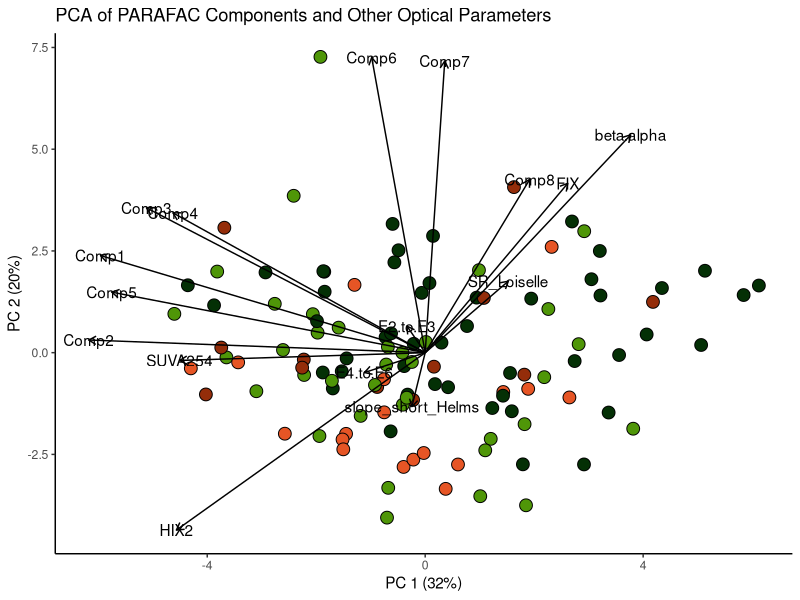
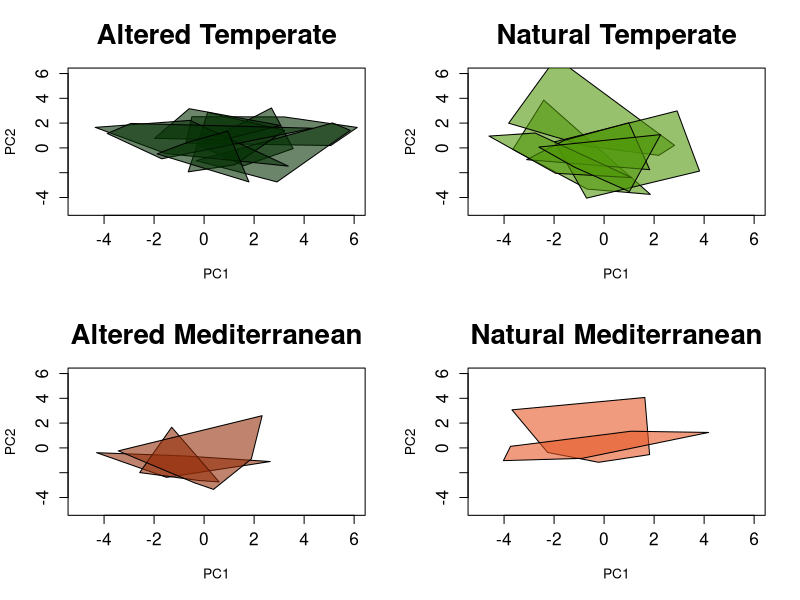
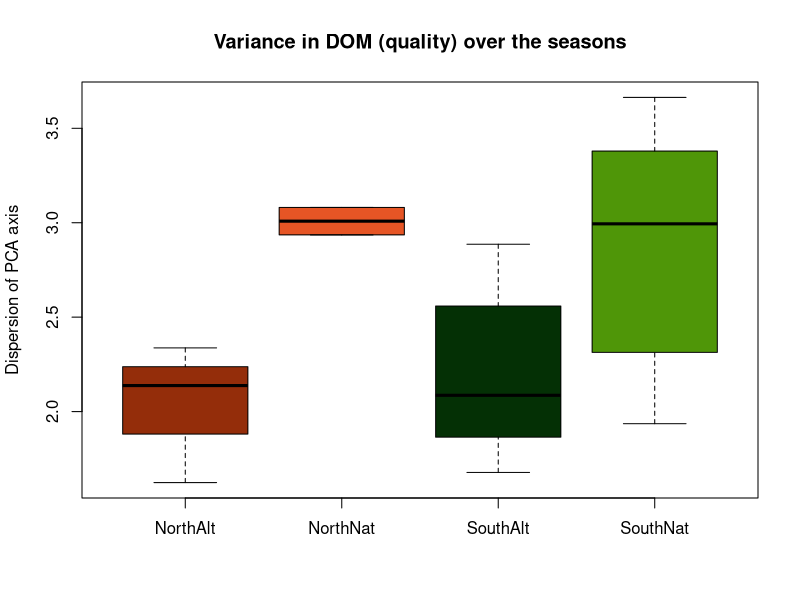
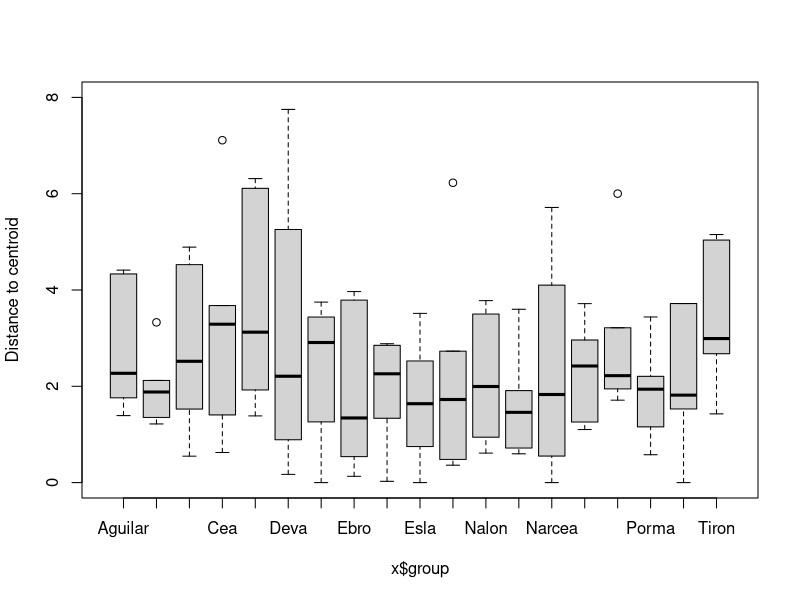
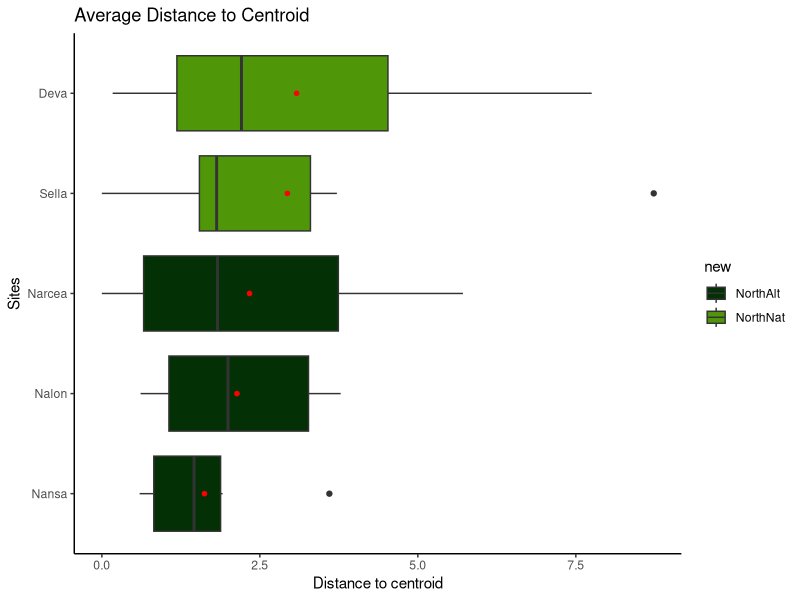
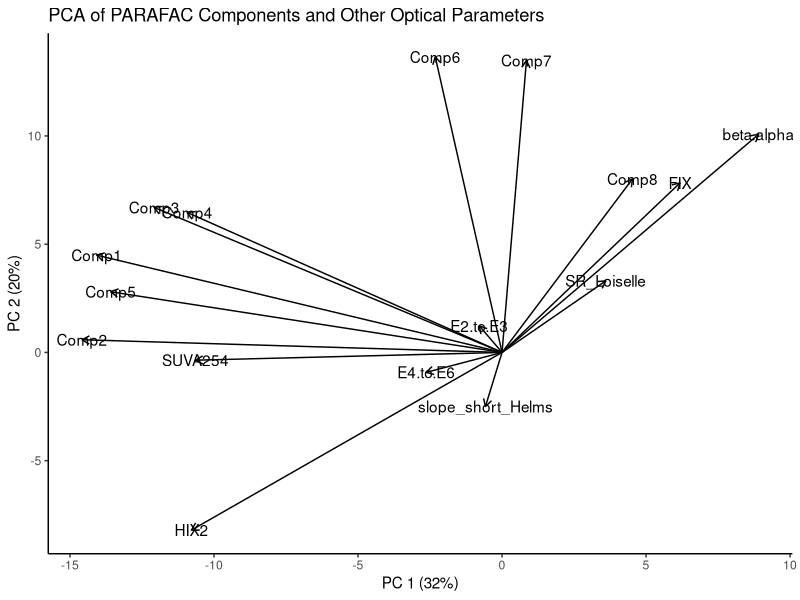
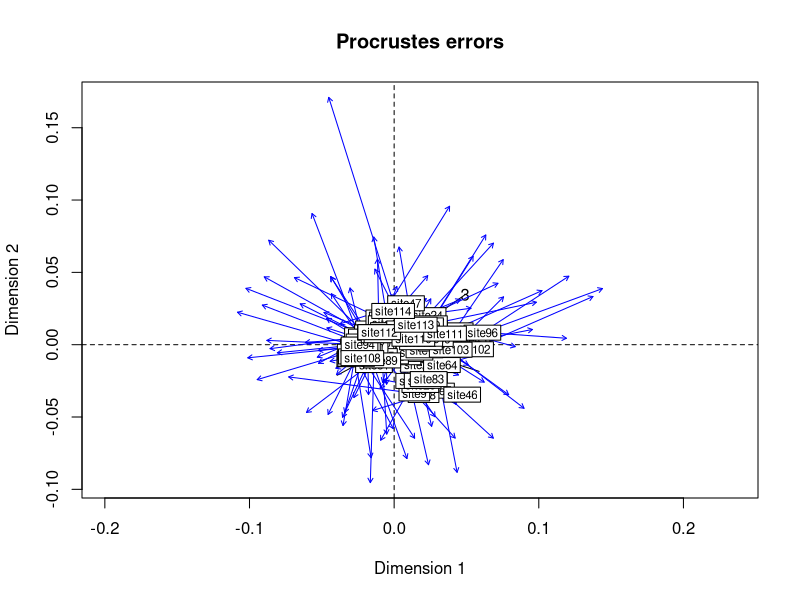
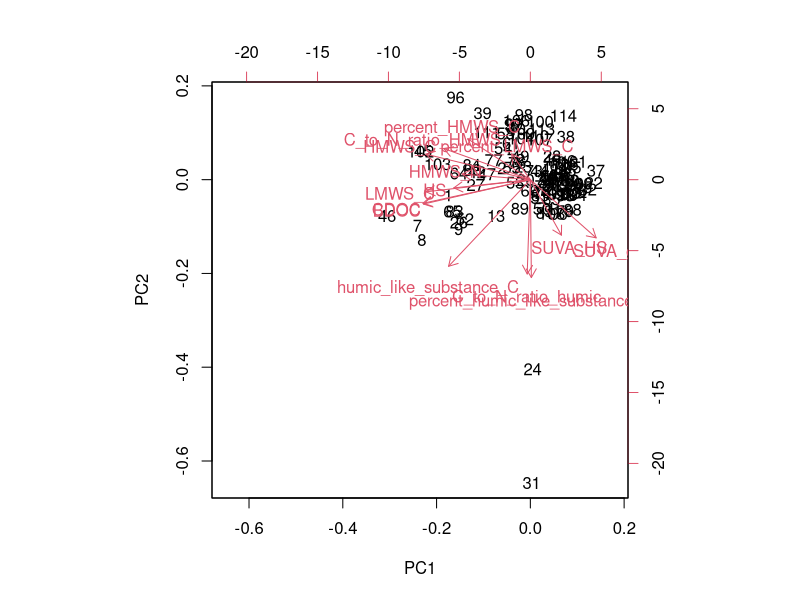

These figures' R source, in order: (Note: this script raises an error after producing the figures.)
library(tidyverse)
library(vegan)
library(geosphere)
library(lubridate)
library(tidyselect)
library(gridExtra)

#### Taking the data####
sample_loadings <- read_csv("denormalised_sample_loadings.csv")
sample_names <- read_csv("sample_name_site_match.csv")
site_info <- read_csv("site_summary.csv")

oct1<- read_delim("abs_data/oct.txt", delim=",") %>% cbind(campaign="oct") 
feb1<- read_delim("abs_data/feb.txt", delim=",") %>% cbind(campaign="feb")
apr1<- read_delim("abs_data/apr.txt", delim=",") %>% cbind(campaign="apr")
may1<- read_delim("abs_data/may.txt", delim=",") %>% cbind(campaign="may")
aug1<- read_delim("abs_data/aug.txt", delim=",") %>% cbind(campaign="aug")
dec1<- read_delim("abs_data/dec.txt", delim=",") %>% cbind(campaign="dec")

oct1$site <- as.character(lapply(oct1$site, str_sub, 1, -5))
apr1$site <- as.character(lapply(apr1$site, str_sub, 1, -5))

abs_data <- bind_rows(oct1,feb1, apr1, may1, aug1,dec1) %>%
  filter(!str_detect(site, "^Blank"))

abs_data <- abs_data %>%
  group_by(site,campaign) %>%
  summarise(DecAbsCoeff254=mean(DecAbsCoeff254, na.rm=T),
            FIX=mean(FIX, na.rm=T),
            FIX2=mean(FIX2, na.rm=T),
            HIX=mean(HIX, na.rm=T), #took (, trim=0.20) out for now cause porma december and tiron october results looks weird. 
            HIX2=mean(HIX2, na.rm=T),
            beta.alpha=mean(beta.alpha, na.rm=T),
            DecAbsCoeff420=mean(DecAbsCoeff420, na.rm=T),
            DecAbsCoeff430=mean(DecAbsCoeff430, na.rm=T),
            DecAbsCoeff436=mean(DecAbsCoeff436, na.rm=T),
            E2.to.E3=mean(E2.to.E3, na.rm=T), #I took out manually two data points of this (Tiron1C May and Sella1B 2B in August)
            E4.to.E6=mean(E4.to.E6, na.rm=T), 
            slope_classic=mean(slope_classic, na.rm=T),
            slope_lm=mean(slope_lm, na.rm=T),
            slope_short_Loiselle=mean(slope_short_Loiselle, na.rm=T),
            slope_short_Helms=mean(slope_short_Helms, na.rm=T),
            SR_Loiselle=mean(SR_Loiselle, na.rm=T),
            SR_Helms=mean(SR_Helms, na.rm=T))

LC_OCD <- read_csv("meta_file.csv")
meta_sum_optical <- left_join(LC_OCD,abs_data, by=c("site","campaign"))

# Converting the sample names without the index numbers - wouldn't need it if data were named with 000
sample_loadings$sample_code <- str_sub(sample_loadings$sample, 1, 13)
a <- str_split_fixed(sample_loadings$sample_code, "[_]", n=4)
sample_loadings$sample_code <- paste(a[,1], a[,2],a[,3], sep = "_")
sample_loadings$sample_code <- as.character(sample_loadings$sample_code)
sample_names$sample_code <- as.character(sample_names$sample_code)

##### Binding the data frames ####
meta_component_data <- left_join(sample_loadings, sample_names,by="sample_code")
meta_component_data <- meta_component_data %>%
  filter(site!="Carrion")

meta_sum_optical <- meta_sum_optical %>%
  filter(site!="Carrion")

sample_names <- sample_names %>%
  filter(site!="Carrion")

#mean averaged data of the component loadings
data_sum <- meta_component_data %>%
  group_by(campaign,site) %>%
  summarise(
    Comp1=mean(Comp.1, na.rm=T),
    Comp2=mean(Comp.2, na.rm=T),
    Comp3=mean(Comp.3, na.rm=T),
    Comp4=mean(Comp.4, na.rm=T),
    Comp5=mean(Comp.5, na.rm=T),
    Comp6=mean(Comp.6, na.rm=T),
    Comp7=mean(Comp.7, na.rm=T),
    Comp8=mean(Comp.8, na.rm=T)
  )
data_sum <- left_join(data_sum, site_info, by="site")
data_sum$campaign <- as.character(data_sum$campaign)
data_sum <- left_join(data_sum, meta_sum_optical, by=c("site","campaign")) %>%
  mutate(
    SUVA254=DecAbsCoeff254/NPOC
  )

# CHOOSE WISELY HERE ACCORDING TO THE ANALYSIS YOU WANT TO DO
# Here I replace the under the detection limit values to the absolute detection limit
data_sum[["HMWS_C"]] <- str_replace_all(data_sum[["HMWS_C"]], c("<0,1"="NA","<0,01"="NA", "<0,02"="NA", "<0,06"="NA")) %>% as.double()
data_sum[["humic_like_substance_C"]] <- str_replace_all(data_sum[["humic_like_substance_C"]],c("<0,1"="NA","<0,01"="NA", "<0,02"="NA", "<0,06"="NA")) %>% as.double()
data_sum[["LMWS_C"]] <- str_replace_all(data_sum[["LMWS_C"]], c("<0,1"="NA","<0,01"="NA", "<0,02"="NA", "<0,06"="NA")) %>% as.double()
data_sum[["HMWS_N"]] <- str_replace_all(data_sum[["HMWS_N"]], c("<0,1"="NA","<0,01"="NA", "<0,02"="NA", "<0,06"="NA"))  %>% as.double()
data_sum[["HS"]] <- str_replace_all(data_sum[["HS"]],c("<0,1"="NA","<0,01"="NA", "<0,02"="NA", "<0,06"="NA")) %>% as.double()
data_sum[["SUVA_HS"]] <- str_replace_all(data_sum[["SUVA_HS"]], c("<0,1"="NA","<0,01"="NA", "<0,02"="NA", "<0,06"="NA"))  %>% as.double()
data_sum[["SUVA_ges"]] <- str_replace_all(data_sum[["SUVA_ges"]], c("<0,1"="NA","<0,01"="NA", "<0,02"="NA", "<0,06"="NA"))  %>% as.double()

# Or this 

#data_sum[["HMWS_C"]] <- str_replace_all(data_sum[["HMWS_C"]], c("<0,1"="0.1","<0,01"="0.01", "<0,02"="0.02", "<0,06"="0.06")) %>% as.double()
#data_sum[["humic_like_substance_C"]] <- str_replace_all(data_sum[["humic_like_substance_C"]],c("<0,1"="0.1","<0,01"="0.01", "<0,02"="0.02", "<0,06"="0.06")) %>% as.double()
#data_sum[["LMWS_C"]] <- str_replace_all(data_sum[["LMWS_C"]], c("<0,1"="0.1","<0,01"="0.01", "<0,02"="0.02", "<0,06"="0.06")) %>% as.double()
#data_sum[["HMWS_N"]] <- str_replace_all(data_sum[["HMWS_N"]], c("<0,1"="0.1","<0,01"="0.01", "<0,02"="0.02", "<0,06"="0.06"))  %>% as.double()
#data_sum[["HS"]] <- str_replace_all(data_sum[["HS"]],c("<0,1"="0.1","<0,01"="0.01", "<0,02"="0.02", "<0,06"="0.06")) %>% as.double()
#data_sum[["SUVA_HS"]] <- str_replace_all(data_sum[["SUVA_HS"]], c("<0,1"="0.1","<0,01"="0.01", "<0,02"="0.02", "<0,06"="0.06"))  %>% as.double()
#data_sum[["SUVA_ges"]] <- str_replace_all(data_sum[["SUVA_ges"]], c("<0,1"="0.1","<0,01"="0.01", "<0,02"="0.02", "<0,06"="0.06"))  %>% as.double()

#### PCA analysis ####
data_sum2 <- data_sum %>%
  select(campaign, site, Comp1, Comp2, Comp3, Comp4, Comp5, Comp6, Comp7, Comp8, BDOC, NPOC, SUVA254, 
         FIX, FIX2, HIX2, beta.alpha, slope_classic, slope_lm, slope_short_Helms, slope_short_Loiselle,
         SR_Helms, SR_Loiselle, E2.to.E3, E4.to.E6, DecAbsCoeff254, groups.x, new_design, new)

BDOC_normalised_components<- data_sum2 %>%
  mutate(Comp1=Comp1/NPOC,
         Comp2=Comp2/NPOC,
         Comp3=Comp3/NPOC,
         Comp4=Comp4/NPOC,
         Comp5=Comp5/NPOC,
         Comp6=Comp6/NPOC,
         Comp7=Comp7/NPOC,
         Comp8=Comp8/NPOC
         ) %>%
  select(starts_with("Comp"),NPOC, SUVA254, 
         FIX, FIX2, HIX2, beta.alpha, slope_classic, slope_lm, slope_short_Helms, slope_short_Loiselle,
         SR_Helms, SR_Loiselle, E2.to.E3, E4.to.E6, DecAbsCoeff254, campaign, site, groups.x, new_design, new)

BDOC_normalised_components[is.na(BDOC_normalised_components)] <- 0
data_sum2[is.na(data_sum2)] <- 0

DOC_variance_sum <- data_sum2 %>%
  group_by(site)%>%
  summarise(
    n=n(),
    variance_BDOC=var(BDOC, na.rm = T),
    variance_NPOC=var(NPOC, na.rm=T),
    groups=groups.x
  )

NPOC_var_plot <- ggplot(DOC_variance_sum) +
  theme_bw()+
  geom_boxplot(aes(x=variance_NPOC, y=groups), fill=c(col=c('#942D0A','#E65525', '#043005', "#4F9608")))+
  coord_flip()+
  labs(title="Seasonal NPOC variance per hydrological class", subtitle = "December is NaN")
#dev.new()
#png('Seasonal NPOC variance per hydrological class')
#NPOC_var_plot
#dev.off()

#pca_data <- data_sum2%>% #or put BDOC_normalised_components for the normalised comp analysis
  #select(starts_with("Comp"),BDOC.x, SUVA254, 
   #      FIX, HIX2, beta.alpha, DecAbsCoeff420, DecAbsCoeff430, DecAbsCoeff436, slope_classic, 
    #     E2.to.E3, E4.to.E6)
pca_data <- BDOC_normalised_components%>% #or put ddata_sum2 
  select(starts_with("Comp"), site, campaign,
        SUVA254, FIX, HIX2, beta.alpha, slope_short_Helms,SR_Loiselle,
        E2.to.E3, E4.to.E6)

wine.pca <- prcomp(pca_data[,-(9:10)], scale. = TRUE) 
summary(wine.pca)
group_types <- factor(c("TempAlt", "TempNat", "MedAlt", "MedNat"))

group_list <- vector("list")
for(i in seq_along(group_types)){
  group_list[[i]] <- site_info %>%
    select(site, Class, alteration, groups, Alteration_type, Catchment, new)%>%
    filter(groups==group_types[[i]]) %>%
    unique()
}
new_group_types <- factor(c("SouthAlt", "SouthNat", "NorthAlt", "NorthNat"))

group_list_new <- vector("list")
for(i in seq_along(new_group_types)){
  group_list_new[[i]] <- site_info %>%
    select(site, Class, alteration, groups, Alteration_type, Catchment, new)%>%
    filter(new==new_group_types[[i]]) %>%
    unique()
}

#### PCA with automated prcomp calcualted rotations ####
PCAloadings <- data.frame(Variables = rownames(wine.pca$rotation), wine.pca$rotation)
ggplot(data_sum, aes(x=wine.pca$x[,1], y=wine.pca$x[,2]))+
  geom_point(aes(color=data_sum$new, fill=data_sum$new), shape=21, size=4, colour="black")+
  scale_fill_manual(values=c("#E65525", "#942D0A", "#043005","#4F9608"))+
  geom_segment(data = PCAloadings, aes(x = 0, y = 0, xend = (PC1*15),
                                       yend = (PC2*15)), arrow = arrow(length = unit(1/2, "picas")),color = "black") +
  annotate("text", x = (PCAloadings$PC1*15), y = (PCAloadings$PC2*15),
           label = PCAloadings$Variables)+
  theme_classic()+
  guides(fill="legend")+
  theme(legend.position = c(-1,0))+
  labs(color="Sites", x="PC 1 (32%)", y="PC 2 (20%)", title="PCA of PARAFAC Components and Other Optical Parameters")

# component loadings comparison boxplots

par(mfrow=c(2,2))

plot_TempAlt <- plot(wine.pca$x[,c(1,2)], type="n", main = "Altered Temperate", ylim=c(-5,6), xlim=c(-5,6), cex.main=2, cex.axis=1.25)
ordi_TempAlt <- ordihull(ord=wine.pca$x[,c(1,2)],groups=data_sum$site ,display="sites",draw="polygon", label=F, show.groups = group_list_new[[1]]$site,
                         alpha=150, col=c('#043005'))
  
plot_TempNat <- plot(wine.pca$x[,c(1,2)], type="n", main = "Natural Temperate", ylim=c(-5,6), xlim=c(-5,6), cex.main=2, cex.axis=1.25)
ordi_TempNat <- ordihull(ord=wine.pca$x[,c(1,2)],groups=data_sum$site ,display="sites",draw="polygon", label=F, show.groups = group_list_new[[2]]$site,
                         alpha=150, col=c("#4F9608"))
plot_MedAlt <- plot(wine.pca$x[,c(1,2)], type="n", main = "Altered Mediterranean", ylim=c(-5,6), xlim=c(-5,6), cex.main=2, cex.axis=1.25)
ordi_MedAlt <- ordihull(ord=wine.pca$x[,c(1,2)],groups=data_sum$site ,display="sites",draw="polygon", label=F, show.groups = group_list_new[[3]]$site,
                         alpha=150, col=c('#942D0A'))
plot_MedNat <- plot(wine.pca$x[,c(1,2)], type="n", main = "Natural Mediterranean", ylim=c(-5,6), xlim=c(-5,6), cex.main=2, cex.axis=1.25)
ordi_MedNat <- ordihull(ord=wine.pca$x[,c(1,2)],groups=data_sum$site ,display="sites",draw="polygon", label=F, show.groups = group_list_new[[4]]$site,
                         alpha=150, col=c('#E65525'))

par(mfrow=c(1,1))

#### Anova with betadisper(vegadist) ####
betas <- vegdist(wine.pca$x[,1:4],method="euclidean") %>% #if you want to do only PC1 and 2, indicate as such here
  betadisper(group = BDOC_normalised_components$site) 
disp <- betas[["distances"]] %>%
  tapply(BDOC_normalised_components$site, mean) %>%
  as_tibble(rownames="site")
boxplot(disp[["value"]]~BDOC_normalised_components$new[match(disp[[1]],BDOC_normalised_components$site)], 
        xlab=NULL, ylab = "Dispersion of PCA axis", col=c('#942D0A','#E65525', '#043005', "#4F9608"), main="Variance in DOM (quality) over the seasons")
#png('Seasonal quality boxplot of variance across sites')
#seasonal_variance_boxplot
#dev.off()
boxplot(betas, ylim=c(0,8))
unique_data<-site_info[,c("site", "groups","new")]
disp<-left_join(disp, as_tibble(unique_data), by=c("site"="site"))

disp_med<-disp[str_sub(disp$new, 1,5) == "South",]
disp_temp<-disp[str_sub(disp$new, 1,5) =="North",]

anova(lm(disp_med[["value"]]~factor(disp_med$new)))
anova(lm(disp_temp[["value"]]~factor(disp_temp$new)))

# Average centroid distance boxplots 
distance_matrix <- tibble(distances=betas[["distances"]], site=betas[["group"]])
distance_matrix <- left_join(distance_matrix, unique_data, by="site")
distance_matrix %>% 
  filter(new=="NorthAlt" | new=="NorthNat") %>%
  ggplot() +
  geom_boxplot(aes(x=reorder(site, distances, mean), y=distances, fill=new))+
  theme_classic()+ coord_flip()+
  labs(color="New Class", x="Sites", y="Distance to centroid", title="Average Distance to Centroid")+
  #scale_fill_manual(values= c("#942D0A", "#E65525"))+
  scale_fill_manual(values= c("#043005","#4F9608"))+
  stat_summary(aes(x=reorder(site, distances, mean), y=distances, fill=groups),fun.y=mean, geom="point", shape=20, size=2, color="red", fill="red")

#### LC-OCD data reflection onto the PCA space ####
PCA_scores <- cbind(pca_data, as_tibble(wine.pca$x)) %>% 
  select(site, campaign, starts_with("PC"))
LC_OCD_cor <- data_sum %>% select("site", "campaign","BDOC","CDOC","HMWS_C", 
                                  "humic_like_substance_C", "LMWS_C", "HMWS_N", "HS", "SUVA_HS", "SUVA_ges") %>%
  mutate(percent_HMWS_C=HMWS_C*100/BDOC,
         percent_humic_like_substance_C=humic_like_substance_C*100/BDOC,
         percent_LMWS_C=LMWS_C*100/BDOC,
         C_to_N_ratio_HMWS=HMWS_C/HMWS_N, 
         C_to_N_ratio_humic=humic_like_substance_C/HS
         )

LC_OCD_rot <- cor(PCA_scores[c("PC1", "PC2")], LC_OCD_cor[,-c(1:10)], method = "pearson", use="complete.obs") %>% 
  t() %>% as_tibble(rownames = "Variables")
PCA_rot <- cor(PCA_scores[c("PC1", "PC2")], pca_data[,-(9:10)], method = "pearson", use="complete.obs") %>% 
  t() %>% as_tibble(rownames = "Variables")

PCAloadings <- data.frame(Variables = rownames(wine.pca$rotation), wine.pca$rotation) %>% as_tibble
new_PCAloadings <- full_join(PCAloadings, LC_OCD_rot)

ggplot(data_sum, aes(x=wine.pca$x[,1], y=wine.pca$x[,2]))+
  #geom_point(aes(color=data_sum$groups.x, fill=data_sum$groups.x), shape=21, size=3, colour="black")+
  #scale_fill_manual(values=c("#E65525", "#942D0A", "#043005","#4F9608"))+
  #geom_segment(data = LC_OCD_rot, aes(x = 0, y = 0, xend = (PC1*15), yend = (PC2*15)), arrow = arrow(length = unit(1/2, "picas")),color = "black") +
  #annotate("text", x = (LC_OCD_rot$PC1*15), y = (LC_OCD_rot$PC2*15), label = LC_OCD_rot$Variables)+
  geom_segment(data = PCA_rot, aes(x = 0, y = 0, xend = (PC1*15), yend = (PC2*15)), arrow = arrow(length = unit(1/2, "picas")),color = "black") +
  annotate("text", x = (PCA_rot$PC1*15), y = (PCA_rot$PC2*15),label = PCA_rot$Variables)+
  theme_classic()+
  guides(fill="legend")+
  theme(legend.position = c(-1,0))+
  labs(color="Sites", x="PC 1 (32%)", y="PC 2 (20%)", title="PCA of PARAFAC Components and Other Optical Parameters")

# Treating the Lc-OCD data as new data and do a PCA on that so that later on you can do a procrustes anaylsis
# For this you can use the dataset without reduced information Choose the bottom option above in line 100

LC_OCD_cor[is.na(LC_OCD_cor)] <- 0
wine.pca3 <- prcomp(LC_OCD_cor[,-c(1:2)], scale=T)
pro <- procrustes(X = wine.pca, Y = wine.pca3, symmetric = T)
protest(X = wine.pca3, Y = wine.pca, scores = "sites", permutations = 999)

pr <- plot(pro, kind=1, type="text")
summary(pro)
biplot(wine.pca3)

#### Flow/Parameter Analysis ####
flow_data <- read_csv("Flow_HYDRA_2017_2018.csv")
flow_data$Date <- (mdy(flow_data$Date))

site_groups <- meta_sum_optical %>%
  select(site, groups) %>%
  unique()
group_types <- factor(c("TempAlt", "TempNat", "MedAlt", "MedNat"))
group_list <- vector("list")
for(i in seq_along(group_types)){
  group_list[[i]] <- site_groups %>%
    filter(groups==group_types[[i]]) %>%
    unique()
}

flow_data <- flow_data %>%
  filter(Date > dmy("01-10-2017"), Date < dmy("01-09-2018"))


 # plot with normalized component PC's
 data_sum4 <- cbind(wine.pca$x[,1:2], as.data.frame(pca_data[,c("site","campaign")]))
 for(i in 1:nrow(data_sum4)){
   if (data_sum4[["campaign"]][[i]] == "apr") {
     data_sum4[["exact_date"]][[i]] <- as.character.Date(dmy("11/04/2018"))
   } else if (data_sum4[["campaign"]][[i]] == "oct") {
     data_sum4[["exact_date"]][[i]] <- as.character.Date(dmy("11/10/2017"))
   } else if (data_sum4[["campaign"]][[i]] == "dec"){
     data_sum4[["exact_date"]][[i]] <- as.character.Date(dmy("13/12/2017"))
   } else if (data_sum4[["campaign"]][[i]] == "feb"){
     data_sum4[["exact_date"]][[i]] <-  as.character.Date(dmy("14/02/2018"))
   } else if (data_sum4[["campaign"]][[i]] == "may"){
     data_sum4[["exact_date"]][[i]] <-  as.character.Date(dmy("13/06/2018"))
   } else if (data_sum4[["campaign"]][[i]] == "aug") {
     data_sum4[["exact_date"]][[i]] <- as.character.Date(dmy("14/08/2018"))
   } else {data_sum4[["exact_date"]][[i]] <- (0)}
 }

data_sum4[["exact_date"]] <- as.Date(unlist(data_sum4[["exact_date"]]))
data_sum4 <- data_sum4 %>% as_tibble()
data_sum4 <- left_join(data_sum4, site_info, by=c("site"="site"))

data_sum5 <- data_sum4 %>%
  group_by(site) %>%
  mutate(meanPC1=mean(PC1),
         meanPC2=mean(PC2), 
         var_PC1=var(PC1),
         var_PC2=var(PC2)) %>%
  select(site, groups, meanPC1,meanPC2, starts_with("var")) %>% unique()

data_sum5 %>%
  ggplot() +
  geom_boxplot(aes(x=var_PC2, y=groups, fill=groups)) + coord_flip() +
  scale_fill_manual(values=c("#942D0A", "#E65525" , "#043005","#4F9608")) +
  ggtitle("PC2 variance")

#### Hydrological Indices Analysis ####
magnitude_ind <- read_csv("Hydra_Hydro_Ind_subs_group1.csv") %>% 
  mutate()
magnitude_duration_extreme_ind <- read_csv("Hydra_Hydro_Ind_subs_group2.csv")
timing_extreme_ind <- read_csv("Hydra_Hydro_Ind_subs_group3.csv")
freq_duration_pulses_ind <- read_csv("Hydra_Hydro_Ind_subs_group4.csv")
rate_freq_ind <- read_csv("Hydra_Hydro_Ind_subs_group5.csv")

meta_indices <- left_join(magnitude_ind,magnitude_duration_extreme_ind,timing_extreme_ind,by="Stream") %>%
 left_join(freq_duration_pulses_ind,rate_freq_ind,by="Stream") %>%
  filter(Stream!="Carrion") #tkaing out carrion from the analysis

pca_data2 <- meta_indices %>%
  filter(Stream!="Carrion") %>%
  left_join(data_sum5[,1:2], by=c("Stream"="site"))
wine.pca2 <- prcomp(pca_data2[,-c(1,72)], scale. = TRUE) 
summary(wine.pca2)
screeplot(wine.pca2)
# The kaiser rule (with the eigenvalues at sdev) indicates the first 9 pc's are important
# The screeplot shows that the first 3,4 are the most important
# So first try modeling with only the 9 PC's

PCAloadings <- data.frame(Variables = rownames(wine.pca2$rotation), wine.pca2$rotation)
ggplot(pca_data2, aes(x=wine.pca2$x[,3], y=wine.pca2$x[,4]))+
  geom_point(aes(fill=data_sum5$groups), shape=21, size=2.5, colour="black")+
  scale_fill_manual(values=c("#E65525", "#942D0A", "#043005","#4F9608"))+
  geom_segment(data = PCAloadings, aes(x = 0, y = 0, xend = (PC3*2),
                                      yend = (PC4*2)), arrow = arrow(length = unit(1/10, "picas")),color = "black") +
  annotate("text", x = (PCAloadings$PC3*10), y = (PCAloadings$PC4*10),
           label = PCAloadings$Variables)+
  theme_classic()+
  guides(fill="legend")+
  theme(legend.position = c(-1,0))+
  labs(color="Sites", x="PC 3", y="PC 4", title="Principal Component Analysis of Flow Indices")


flow_indice_scores <- cbind("site"=pca_data2[["Stream"]], wine.pca2$x) %>% as_tibble

ordered_flow_scores <- flow_indice_scores %>%arrange(site) %>%
  left_join(data_sum5[c("var_PC1", "site")], by="site") %>%
  select(-site) %>% #we exclude PC19 bcs it is perfectly alined with something
  mutate_if(is.character, as.numeric)
#### Akaike ####
mlr <- lm(var_PC1~., data=ordered_flow_scores)
car::vif(mlr)
alias(mlr) # to check multicolinerarity, PC19 seems redundant
summary(mlr)
plot(ordered_flow_scores)  

simple.mod1<-lm(var_PC1~PC1,data=ordered_flow_scores)
simple.mod2 <- lm(var_PC1~PC4, data=ordered_flow_scores)
summary(simple.mod1)
summary(simple.mod2)

#### Step Akaike ####
step(simple.mod1,scope=~.+PC1+PC2+PC3+PC4,direction="both")
# same solutions! compare with selection by F!

# combined forward and backward selection based on AIC
step(simple.mod1,direction="both")
extractAIC(simple.mod1)

indice_factor_loadings <- wine.pca2[["rotation"]][,c("PC1", "PC2")]

#Grouped models for each hydrological class
simple.mod1<-lm(var_PC1~PC1,data=ordered_flow_scores)

ordered_flow_scores_Mediterranean <-  flow_indice_scores %>%arrange(site) %>%
  left_join(data_sum5[c("var_PC1", "site", "groups")], by="site") %>%
  filter(groups=="MedNat"|groups=="MedAlt") %>%
  select(-site, -groups) %>% #we exclude PC19 bcs it is perfectly alined with something
  mutate_if(is.character, as.numeric)

simple_mod_med<-lm(var_PC1~PC3,data=ordered_flow_scores_Mediterranean)
summary(simple_mod_med)
step(simple_mod_med, scope=~.+PC1+PC2+PC3+PC4, direction="both")
extractAIC(simple_mod_med)

ordered_flow_scores_Temperate <-  flow_indice_scores %>%arrange(site) %>%
  left_join(data_sum5[c("var_PC1", "site", "groups")], by="site") %>%
  filter(groups=="TempNat"|groups=="TempAlt") %>%
  select(-site, -groups) %>% #we exclude PC19 bcs it is perfectly alined with something
  mutate_if(is.character, as.numeric)

simple_mod_temp<-lm(var_PC1~PC3+PC1,data=ordered_flow_scores_Temperate)
summary(simple_mod_temp)
step(simple_mod_temp, scope=~.+PC1+PC2+PC3+PC4, direction="both")
extractAIC(simple_mod_temp)
plot(simple_mod_med)

#### Heatmap for indices and DOM variance ####
library(reshape2)
library(RColorBrewer)

head(meta_indices)
data_sum6 <- data_sum5 %>% arrange(site) %>%
  column_to_rownames("site")

meta_indices2 <- meta_indices %>% arrange(Stream) %>% 
  left_join(data_sum5, by=c("Stream"="site")) %>%
  select(-var_PC1, -var_PC2, -meanPC1, -meanPC2) %>%
  column_to_rownames("Stream")

cormat <- round(cor(ordered_flow_scores[,-20], meta_indices2[,-71]),3)
cormat2 <- round(cor(data_sum6[,-1], meta_indices2[,-71]),3)
cormat_med_alt <- round(cor((data_sum6%>%filter(groups=="MedAlt")%>%select(-groups)), meta_indices2%>%filter(groups=="MedAlt")%>%select(-groups)),3)
cormat_temp_alt <- round(cor((data_sum6%>%filter(groups=="TempAlt")%>%select(-groups)), meta_indices2%>%filter(groups=="TempAlt")%>%select(-groups)),3)
cormat_med_nat <- round(cor((data_sum6%>%filter(groups=="MedNat")%>%select(-groups)), meta_indices2%>%filter(groups=="MedNat")%>%select(-groups)),3)
cormat_temp_nat <- round(cor((data_sum6%>%filter(groups=="TempNat")%>%select(-groups)), meta_indices2%>%filter(groups=="TempNat")%>%select(-groups)),3)


melted_indices <- reshape2::melt(cormat)
melted_indices2 <- reshape2::melt(cormat2)

melted_indices_medalt <- reshape2::melt(cormat_med_alt)
melted_indices_tempalt <- reshape2::melt(cormat_temp_alt)
melted_indices_mednat <- reshape2::melt(cormat_med_nat)
melted_indices_tempnat <- reshape2::melt(cormat_temp_nat)


# Create a ggheatmap
ggheatmap <- ggplot(melted_indices2, aes(Var2, Var1, fill = value))+ #
  geom_raster()+
  scale_fill_gradient2(low = "blue", high = "red", mid = "white", 
                       midpoint = 0, limit = c(-1,1), space = "Lab", 
                       name="Pearson\nCorrelation") +
  theme_minimal()+ # minimal theme
  theme(axis.text.x = element_text(angle = 45, vjust = 1, 
                                   size = 12, hjust = 1))+
  coord_fixed()
# Print the heatmap
print(ggheatmap)
library(RColorBrewer)
library(pheatmap)

heatmaplabels <- c("I2","Icv", "Ica", "Ikur", "Mean Monthly Flow_January", "Mean Monthly Flow_February", "Mean Monthly Flow_March", "Mean Monthly Flow_April", "Mean Monthly Flow_May", "Mean Monthly Flow_June", "Mean Monthly Flow_July", "Mean Monthly Flow_August", "Mean Monthly Flow_September", "Mean Monthly Flow_October", "Mean Monthly Flow_November", "Mean Monthly Flow_December", 
                   "Standard Deviation January", "Standard Deviation February", "Standard Deviation March", "Standard Deviation April", "Standard Deviation May", "Standard Deviation June", "Standard Deviation July", "Standard Deviation August", "Standard Deviation September", "Standard Deviation October", "Standard Deviation November", "Standard Deviation December",
                   "Magnitude of flows exceeded 5% of the time", "Magnitude of flows exceeded 25% of the time", "Magnitude of flows exceeded 75% of the time", "Magnitude of flows exceeded 95% of the time", 
                   "Magnitude of Minimum annual flow of 1-day duration", "Magnitude of Maximum annual flow of 1-day duration", "Magnitude of Minimum annual flow of 3-day duration", "Magnitude of Maximum annual flow of 3-day duration","Magnitude of Minimum annual flow of 7-day duration", "Magnitude of Maximum annual flow of 7-day duration","Magnitude of Minimum annual flow of 30-day duration", "Magnitude of Maximum annual flow of 30-day duration","Magnitude of Minimum annual flow of 90-day duration", "Magnitude of Maximum annual flow of 90-day duration",
                   "sd1LF", "sd1HF","sd3LF", "sd3HF","sd7LF", "sd7HF","sd30LF", "sd30HF","sd90LF", "sd90HF", "Number of 0-flow days (ZFD)", "7-day min flow/mean annual daily flows (BFI)", "sdZFD", "sdBFI",
                   "Number of high flow events per year (upper threshold 1-time median flow overall years)","Number of high flow events per year (upper threshold 3-time median flow overall years)","Number of high flow events per year (upper threshold 7-time median flow overall years)","sdFRE1", "sdFRE3", "sdFRE7", 
                   "Number of low pulses per year","Duration of low pulses per year","Number of high pulses per year","Duration of high pulses per year","sdnPLow", "sddPLow", "sdnHigh", "sddPHigh")
coul2 <- colorRampPalette(brewer.pal(9, "RdBu"))(10)

pheatmap::pheatmap((cormat), cluster_cols=F, cluster_rows=F, cellheight = 12, cellwidth = 12, display_numbers = F, number_format = "%.1f", fontsize_number=5,number_color = "black", gaps_col =c(4, 16, 28, 42, 52, 56, 62), labels_col=heatmaplabels,border_color = "grey",
                   angle_col = 45, color = coul2)
pheatmap::pheatmap((cormat2), cluster_cols=F, cluster_rows=F, cellheight = 12, cellwidth = 12, display_numbers = F, number_format = "%.1f", fontsize_number=5,number_color = "black", gaps_col =c(4, 16, 28, 42, 52, 56, 62), labels_col=heatmaplabels,border_color = "grey",
                   angle_col = 45, color = coul2)

ggheatmap_med_alt <- ggplot(melted_indices_medalt, aes(Var2, Var1, fill = value))+ #
  geom_raster()+
  scale_fill_gradientn(colors=coul) +
  theme_minimal()+ # minimal theme
  theme(axis.text.x = element_text(angle = 45, vjust = 1, 
                                   size = 12, hjust = 1))+
  coord_fixed()+ labs(y="Mediterranean Altered", x=NULL)

ggheatmap_temp_alt <- ggplot(melted_indices_tempalt, aes(Var2, Var1, fill = value))+ #
  geom_raster()+
  scale_fill_gradientn(colors=coul2) +
  theme_minimal()+ # minimal theme
  theme(axis.text.x = element_text(angle = 45, vjust = 1, 
                                   size = 12, hjust = 1))+
  coord_fixed() + labs(y="Temperate Altered", x=NULL)

ggheatmap_med_nat <- ggplot(melted_indices_mednat, aes(Var2, Var1, fill = value))+ #
  geom_raster()+
  scale_fill_gradientn(colors=coul) +
  theme_minimal()+ # minimal theme
  theme(axis.text.x = element_text(angle = 45, vjust = 1, 
                                   size = 12, hjust = 1))+
  coord_fixed()+ labs(y="Mediterranean Natural", x=NULL)

ggheatmap_temp_nat <- ggplot(melted_indices_tempnat, aes(Var2, Var1, fill = value))+ #
  geom_raster()+
  scale_fill_gradientn(colors=coul2) +
  theme_minimal()+ # minimal theme
  theme(axis.text.x = element_text(angle = 45, vjust = 1, 
                                   size = 12, hjust = 1))+
  coord_fixed() + labs(y="Temperate Natural", x=NULL)

grid.arrange(arrangeGrob(ggheatmap_med_alt, ggheatmap_med_nat, ggheatmap_temp_alt, ggheatmap_temp_nat, nrow=4))
